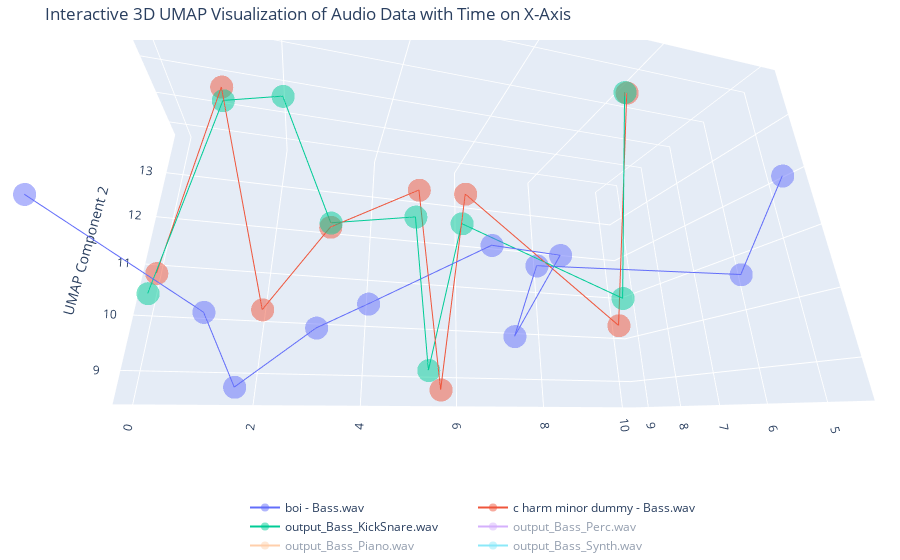

Notebook cell for this chart:
### Code cell
song_list = [base_other, base, song1, song2, song3, song4]

plot_umap(song_list,song1[1].audio_codes.shape[0]*len(song_list)-1)

### Figure 1 — Plotly figure (JSON) as saved in the notebook; plotly's stock layout.template omitted (floating-point values rounded to 4 significant figures)
{"data": [{"line": {"width": 2}, "marker": {"opacity": 0.5, "size": 8}, "mode": "markers+lines", "name": "boi - Bass.wav", "type": "scatter3d", "x": [0, 1, 2, 3, 4, 5, 6, 7, 8, 9, 10], "y": [4.704, 8.856, 6.489, 8.426, 9.148, 4.713, 4.782, 8.619, 9.352, 4.794, 4.514], "z": [10.31, 10.0, 8.587, 9.739, 10.4, 10.25, 10.23, 9.785, 11.62, 10.21, 11.87]}, {"line": {"width": 2}, "marker": {"opacity": 0.5, "size": 8}, "mode": "markers+lines", "name": "c harm minor dummy - Bass.wav", "type": "scatter3d", "x": [0, 1, 2, 3, 4, 5, 6, 7, 8], "y": [9.215, 7.037, 8.791, 4.725, 4.518, 7.132, 8.693, 5.111, 5.381], "z": [10.76, 13.6, 10.09, 10.29, 10.8, 8.626, 12.96, 9.406, 13.71]}, {"line": {"width": 2}, "marker": {"opacity": 0.5, "size": 8}, "mode": "markers+lines", "name": "output_Bass_KickSnare.wav", "type": "scatter3d", "visible": true, "x": [0, 1, 2, 3, 4, 5, 6, 7, 8], "y": [8.982, 7.32, 7.194, 4.716, 4.685, 7.959, 8.983, 4.944, 5.433], "z": [10.31, 13.51, 13.72, 10.34, 10.52, 8.998, 12.35, 9.751, 13.76]}, {"line": {"width": 2}, "marker": {"opacity": 0.5, "size": 8}, "mode": "markers+lines", "name": "output_Bass_Perc.wav", "type": "scatter3d", "visible": "legendonly", "x": [0, 1, 2, 3, 4, 5, 6, 7, 8], "y": [9.114, 7.188, 9.142, 9.106, 4.566, 7.67, 8.889, 6.432, 5.493], "z": [10.53, 13.64, 12.09, 11.96, 10.94, 8.801, 12.57, 8.627, 13.75]}, {"line": {"width": 2}, "marker": {"opacity": 0.5, "size": 8}, "mode": "markers+lines", "name": "output_Bass_Piano.wav", "type": "scatter3d", "visible": "legendonly", "x": [0, 1, 2, 3, 4, 5, 6, 7, 8], "y": [8.779, 7.304, 8.981, 9.065, 4.572, 9.369, 8.64, 5.471, 5.614], "z": [10.06, 13.7, 12.11, 12.19, 10.73, 11.11, 9.814, 9.053, 13.74]}, {"line": {"width": 2}, "marker": {"opacity": 0.5, "size": 8}, "mode": "markers+lines", "name": "output_Bass_Synth.wav", "type": "scatter3d", "visible": "legendonly", "x": [0, 1, 2, 3, 4, 5, 6, 7, 8], "y": [9.198, 8.629, 9.232, 9.106, 7.035, 8.293, 8.138, 6.332, 4.569], "z": [11.74, 12.85, 11.47, 12.22, 13.67, 9.389, 13.43, 8.548, 11.98]}], "layout": {"autosize": true, "legend": {"orientation": "h", "x": 0.5, "y": -0.15}, "margin": {"b": 0, "l": 0, "r": 0, "t": 40}, "scene": {"aspectmode": "auto", "aspectratio": {"x": 1.587, "y": 0.7678, "z": 0.8208}, "camera": {"center": {"x": 0, "y": 0, "z": 0}, "eye": {"x": -0.3173, "y": -1.122, "z": -0.4411}, "projection": {"type": "perspective"}, "up": {"x": 0, "y": 0, "z": 1}}, "domain": {"x": [0, 1], "y": [0, 1]}, "xaxis": {"title": {"text": "Time Step"}, "type": "linear"}, "yaxis": {"title": {"text": "UMAP Component 1"}, "type": "linear"}, "zaxis": {"title": {"text": "UMAP Component 2"}, "type": "linear"}}, "title": {"text": "Interactive 3D UMAP Visualization of Audio Data with Time on X-Axis"}}}
